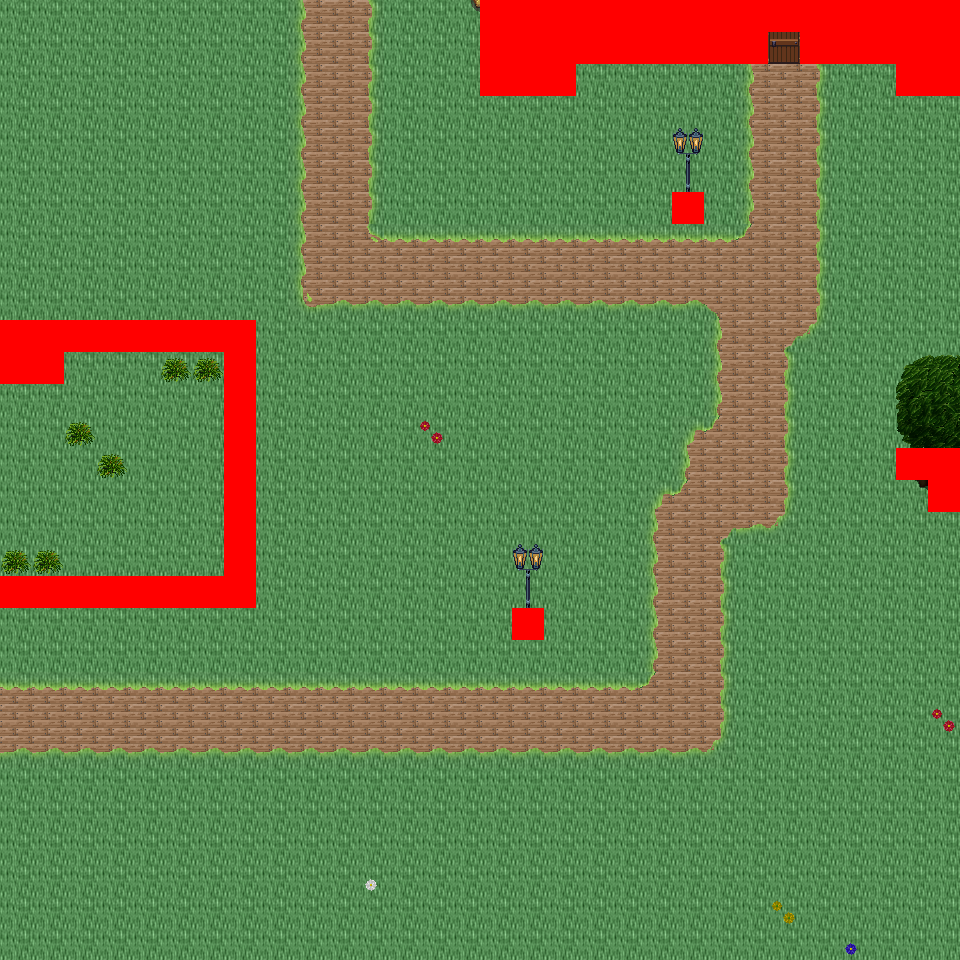

A 2D game scene composited from a Tiled map and its tileset images. What follows is a short description and the map's XML, with each tile layer's data collapsed to a summary:
An orthogonal 30x30 tile map with 32x32 px tiles, 6 tile layers (Ground, Object, Object2, Above, ...), 46 tilesets and 7 objects (7x mapExit).

<map version="1.0" orientation="orthogonal" renderorder="right-down" width="30" height="30" tilewidth="32" tileheight="32" nextobjectid="8">
  <tileset firstgid="1" name="tileset_logic_collision" tilewidth="32" tileheight="32" tilecount="1" columns="1">
    <image source="../drawable/tileset_logic_collision.png" width="32" height="32" />
  </tileset>
  <tileset firstgid="2" name="tileset_ground_ground" tilewidth="32" tileheight="32" tilecount="33" columns="3">
    <image source="../drawable/tileset_ground_ground.png" width="96" height="352" />
  </tileset>
  <tileset firstgid="35" name="tileset_building_castle" tilewidth="32" tileheight="32" tilecount="320" columns="20">
    <image source="../drawable/tileset_building_castle.png" width="640" height="512" />
  </tileset>
  <tileset firstgid="355" name="tileset_item_weapon_cannon" tilewidth="32" tileheight="32" tilecount="12" columns="3">
    <image source="../drawable/tileset_item_weapon_cannon.png" width="96" height="128" />
  </tileset>
  <tileset firstgid="367" name="tileset_item_pot_barrels_1" tilewidth="32" tileheight="32" tilecount="8" columns="4">
    <image source="../drawable/tileset_item_pot_barrels_1.png" width="128" height="64" />
  </tileset>
  <tileset firstgid="375" name="tileset_plant_tree_tree_darkgreen" tilewidth="32" tileheight="32" tilecount="88" columns="8">
    <image source="../drawable/tileset_plant_tree_tree_darkgreen.png" width="256" height="352" />
  </tileset>
  <tileset firstgid="463" name="tileset_building_decoration_chimney_big" tilewidth="32" tileheight="32" tilecount="2" columns="1">
    <image source="../drawable/tileset_building_decoration_chimney_big.png" width="32" height="64" />
  </tileset>
  <tileset firstgid="465" name="tileset_building_door_door" tilewidth="32" tileheight="32" tilecount="6" columns="3">
    <image source="../drawable/tileset_building_door_door.png" width="96" height="64" />
  </tileset>
  <tileset firstgid="471" name="tileset_building_door_closed" tilewidth="32" tileheight="32" tilecount="1" columns="1">
    <image source="../drawable/tileset_building_door_closed.png" width="32" height="32" />
  </tileset>
  <tileset firstgid="472" name="tileset_building_window_window_centered" tilewidth="32" tileheight="32" tilecount="1" columns="1">
    <image source="../drawable/tileset_building_window_window_centered.png" width="32" height="32" />
  </tileset>
  <tileset firstgid="473" name="tileset_plant_bush_bushes" tilewidth="32" tileheight="32" tilecount="10" columns="5">
    <image source="../drawable/tileset_plant_bush_bushes.png" width="160" height="64" />
  </tileset>
  <tileset firstgid="483" name="tileset_furniture_sink_pale_brown_stone" tilewidth="32" tileheight="32" tilecount="4" columns="2">
    <image source="../drawable/tileset_furniture_sink_pale_brown_stone.png" width="64" height="64" />
  </tileset>
  <tileset firstgid="487" name="tileset_logic_item_sheepfood" tilewidth="32" tileheight="32" tilecount="1" columns="1">
    <image source="../drawable/tileset_logic_item_sheepfood.png" width="32" height="32" />
  </tileset>
  <tileset firstgid="488" name="tileset_logic_creature_sheep" tilewidth="32" tileheight="32" tilecount="1" columns="1">
    <image source="../drawable/tileset_logic_creature_sheep.png" width="32" height="32" />
  </tileset>
  <tileset firstgid="489" name="tileset_ground_grass_edges" tilewidth="32" tileheight="32" tilecount="36" columns="12">
    <image source="../drawable/tileset_ground_grass_edges.png" width="384" height="96" />
  </tileset>
  <tileset firstgid="525" name="tileset_ground_grass_corners" tilewidth="32" tileheight="32" tilecount="24" columns="6">
    <image source="../drawable/tileset_ground_grass_corners.png" width="192" height="128" />
  </tileset>
  <tileset firstgid="549" name="tileset_building_decoration_chimney" tilewidth="32" tileheight="32" tilecount="2" columns="1">
    <image source="../drawable/tileset_building_decoration_chimney.png" width="32" height="64" />
  </tileset>
  <tileset firstgid="551" name="tileset_plant_tree_taller_trees" tilewidth="32" tileheight="32" tilecount="32" columns="8">
    <image source="../drawable/tileset_plant_tree_taller_trees.png" width="256" height="128" />
  </tileset>
  <tileset firstgid="583" name="tileset_plant_vine" tilewidth="32" tileheight="32" tilecount="3" columns="1">
    <image source="../drawable/tileset_plant_vine.png" width="32" height="96" />
  </tileset>
  <tileset firstgid="586" name="tileset_logic_item_fruits" tilewidth="32" tileheight="32" tilecount="16" columns="8">
    <image source="../drawable/tileset_logic_item_fruits.png" width="256" height="64" />
  </tileset>
  <tileset firstgid="602" name="tileset_logic_item_vegetable" tilewidth="32" tileheight="32" tilecount="16" columns="8">
    <image source="../drawable/tileset_logic_item_vegetable.png" width="256" height="64" />
  </tileset>
  <tileset firstgid="618" name="tileset_building_fence_fence_chunky" tilewidth="32" tileheight="32" tilecount="21" columns="3">
    <image source="../drawable/tileset_building_fence_fence_chunky.png" width="96" height="224" />
  </tileset>
  <tileset firstgid="639" name="tileset_furniture_light_lamp_blue" tilewidth="32" tileheight="32" tilecount="3" columns="1">
    <image source="../drawable/tileset_furniture_light_lamp_blue.png" width="32" height="96" />
  </tileset>
  <tileset firstgid="642" name="tileset_light_dim_light_7x5" tilewidth="32" tileheight="32" tilecount="35" columns="7">
    <image source="../drawable/tileset_light_dim_light_7x5.png" width="224" height="160" />
  </tileset>
  <tileset firstgid="677" name="tileset_logic_protection" tilewidth="32" tileheight="32" tilecount="2" columns="2">
    <image source="../drawable/tileset_logic_protection.png" width="64" height="32" />
  </tileset>
  <tileset firstgid="679" name="tileset_logic_item_resources" tilewidth="32" tileheight="32" tilecount="6" columns="6">
    <image source="../drawable/tileset_logic_item_resources.png" width="192" height="32" />
  </tileset>
  <tileset firstgid="685" name="tileset_logic_item_mushroom" tilewidth="32" tileheight="32" tilecount="6" columns="6">
    <image source="../drawable/tileset_logic_item_mushroom.png" width="192" height="32" />
  </tileset>
  <tileset firstgid="691" name="tileset_plant_flower_daisy_blue" tilewidth="32" tileheight="32" tilecount="8" columns="2">
    <image source="../drawable/tileset_plant_flower_daisy_blue.png" width="64" height="128" />
  </tileset>
  <tileset firstgid="699" name="tileset_plant_flower_daisy_red" tilewidth="32" tileheight="32" tilecount="8" columns="2">
    <image source="../drawable/tileset_plant_flower_daisy_red.png" width="64" height="128" />
  </tileset>
  <tileset firstgid="707" name="tileset_plant_flower_daisy_white" tilewidth="32" tileheight="32" tilecount="8" columns="2">
    <image source="../drawable/tileset_plant_flower_daisy_white.png" width="64" height="128" />
  </tileset>
  <tileset firstgid="715" name="tileset_plant_flower_daisy_yellow" tilewidth="32" tileheight="32" tilecount="8" columns="2">
    <image source="../drawable/tileset_plant_flower_daisy_yellow.png" width="64" height="128" />
  </tileset>
  <tileset firstgid="723" name="tileset_logic_creature_animal" tilewidth="32" tileheight="32" tilecount="32" columns="8">
    <image source="../drawable/tileset_logic_creature_animal.png" width="256" height="128" />
  </tileset>
  <tileset firstgid="755" name="tileset_logic_creature_rodent" tilewidth="32" tileheight="32" tilecount="8" columns="8">
    <image source="../drawable/tileset_logic_creature_rodent.png" width="256" height="32" />
  </tileset>
  <tileset firstgid="763" name="tileset_item_hen_nest" tilewidth="32" tileheight="32" tilecount="1" columns="1">
    <image source="../drawable/tileset_item_hen_nest.png" width="32" height="32" />
  </tileset>
  <tileset firstgid="764" name="tileset_logic_item_dairy" tilewidth="32" tileheight="32" tilecount="1" columns="1">
    <image source="../drawable/tileset_logic_item_dairy.png" width="32" height="32" />
  </tileset>
  <tileset firstgid="765" name="tileset_plant_flower_red_blue_clusters" tilewidth="32" tileheight="32" tilecount="4" columns="1">
    <image source="../drawable/tileset_plant_flower_red_blue_clusters.png" width="32" height="128" />
  </tileset>
  <tileset firstgid="769" name="tileset_plant_flower_pointed_yellow" tilewidth="32" tileheight="32" tilecount="2" columns="2">
    <image source="../drawable/tileset_plant_flower_pointed_yellow.png" width="64" height="32" />
  </tileset>
  <tileset firstgid="771" name="tileset_building_decoration_banner" tilewidth="32" tileheight="32" tilecount="12" columns="1">
    <image source="../drawable/tileset_building_decoration_banner.png" width="32" height="384" />
  </tileset>
  <tileset firstgid="783" name="tileset_logic_creature_fowl" tilewidth="32" tileheight="32" tilecount="6" columns="6">
    <image source="../drawable/tileset_logic_creature_fowl.png" width="192" height="32" />
  </tileset>
  <tileset firstgid="789" name="tileset_logic_portal" tilewidth="32" tileheight="32" tilecount="24" columns="8">
    <image source="../drawable/tileset_logic_portal.png" width="256" height="96" />
  </tileset>
  <tileset firstgid="813" name="tileset_building_cottage" tilewidth="32" tileheight="32" tilecount="256" columns="16">
    <image source="../drawable/tileset_building_cottage.png" width="512" height="512" />
  </tileset>
  <tileset firstgid="1069" name="tileset_building_roof_thatched_roof" tilewidth="32" tileheight="32" tilecount="256" columns="16">
    <image source="../drawable/tileset_building_roof_thatched_roof.png" width="512" height="512" />
  </tileset>
  <tileset firstgid="1325" name="tileset_building_door_doors" tilewidth="32" tileheight="32" tilecount="256" columns="16">
    <image source="../drawable/tileset_building_door_doors.png" width="512" height="512" />
  </tileset>
  <tileset firstgid="1581" name="tileset_building_window_windows" tilewidth="32" tileheight="32" tilecount="256" columns="16">
    <image source="../drawable/tileset_building_window_windows.png" width="512" height="512" />
  </tileset>
  <tileset firstgid="1837" name="tileset_ground_ground_3" tilewidth="32" tileheight="32" tilecount="5" columns="5">
    <image source="../drawable/tileset_ground_ground_3.png" width="160" height="32" />
  </tileset>
  <tileset firstgid="1842" name="tileset_plant_bush_leafy" tilewidth="32" tileheight="32" tilecount="48" columns="8">
    <image source="../drawable/tileset_plant_bush_leafy.png" width="256" height="192" />
  </tileset>
  <layer name="Ground" width="30" height="30">
    <data>[900 cells, 900 non-empty, 4 distinct tile ids]</data>
  </layer>
  <layer name="Object" width="30" height="30">
    <data>[900 cells, 206 non-empty, 40 distinct tile ids]</data>
  </layer>
  <layer name="Object2" width="30" height="30">
    <data>[900 cells, 20 non-empty, 15 distinct tile ids]</data>
  </layer>
  <layer name="Above" width="30" height="30">
    <data>[900 cells, 18 non-empty, 13 distinct tile ids]</data>
  </layer>
  <layer name="Above2" width="30" height="30">
    <data>[900 cells, 0 non-empty, 0 distinct tile ids]</data>
  </layer>
  <layer name="Walkable" width="30" height="30">
    <data>[900 cells, 64 non-empty, 1 distinct tile ids]</data>
  </layer>
  <objectgroup name="MapEvents">
    <object id="1" name="north" type="mapExit" x="0" y="0" width="480" height="32">
      <properties>
        <property name="map" value="level_0_x3_y42" />
        <property name="x" value="0" />
        <property name="y" value="28" />
      </properties>
    </object>
    <object id="2" name="south" type="mapExit" x="0" y="928" width="960" height="32">
      <properties>
        <property name="map" value="level_0_x3_y44" />
        <property name="x" value="0" />
        <property name="y" value="1" />
      </properties>
    </object>
    <object id="3" name="west" type="mapExit" x="0" y="0" width="32" height="320">
      <properties>
        <property name="map" value="level_0_x2_y43" />
        <property name="x" value="28" />
        <property name="y" value="0" />
      </properties>
    </object>
    <object id="4" name="west2" type="mapExit" x="0" y="384" width="32" height="192">
      <properties>
        <property name="map" value="level_0_x2_y43" />
        <property name="x" value="28" />
        <property name="y" value="12" />
      </properties>
    </object>
    <object id="5" name="west3" type="mapExit" x="0" y="608" width="32" height="352">
      <properties>
        <property name="map" value="level_0_x2_y43" />
        <property name="x" value="28" />
        <property name="y" value="19" />
      </properties>
    </object>
    <object id="6" name="east" type="mapExit" x="928" y="96" width="32" height="352">
      <properties>
        <property name="map" value="level_0_x4_y43" />
        <property name="x" value="1" />
        <property name="y" value="3" />
      </properties>
    </object>
    <object id="7" name="east2" type="mapExit" x="928" y="512" width="32" height="448">
      <properties>
        <property name="map" value="level_0_x4_y43" />
        <property name="x" value="1" />
        <property name="y" value="16" />
      </properties>
    </object>
  </objectgroup>
</map>
